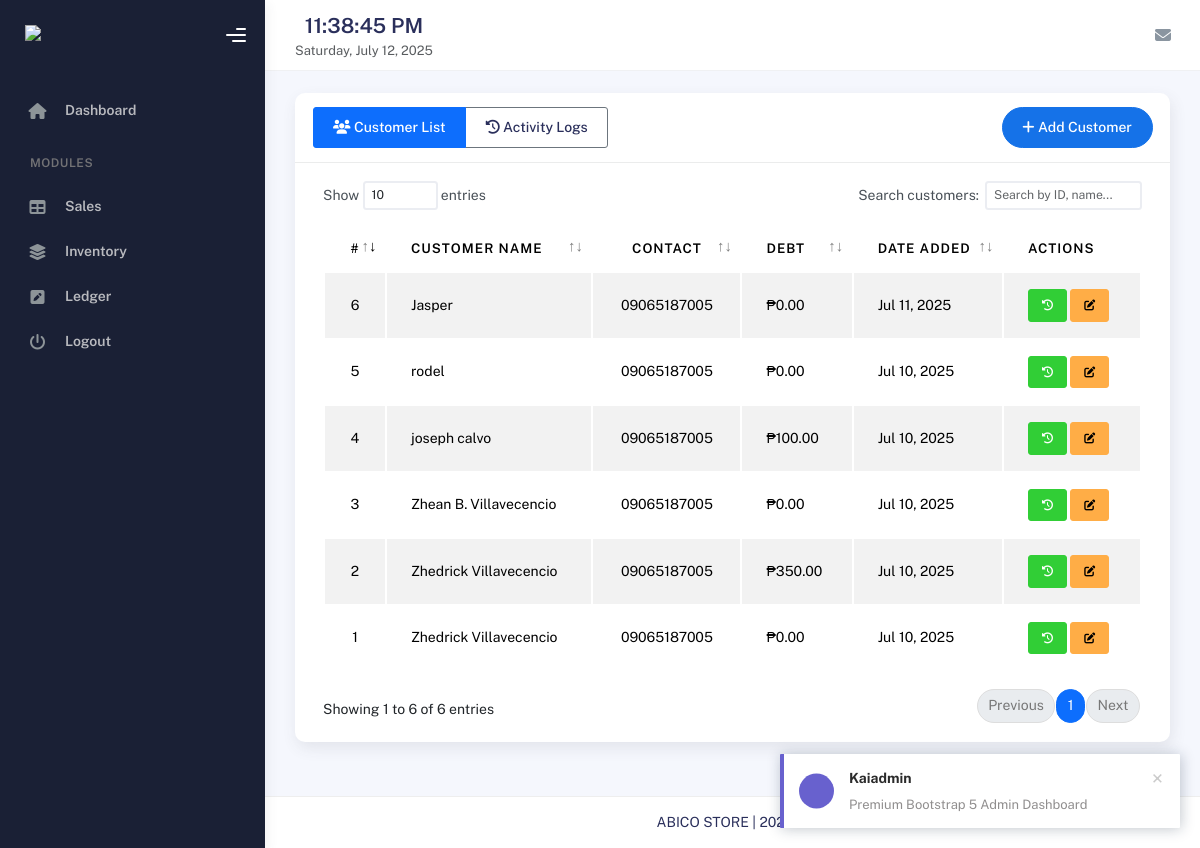
Before: /ledger/index.php (signed in) with the older database file.
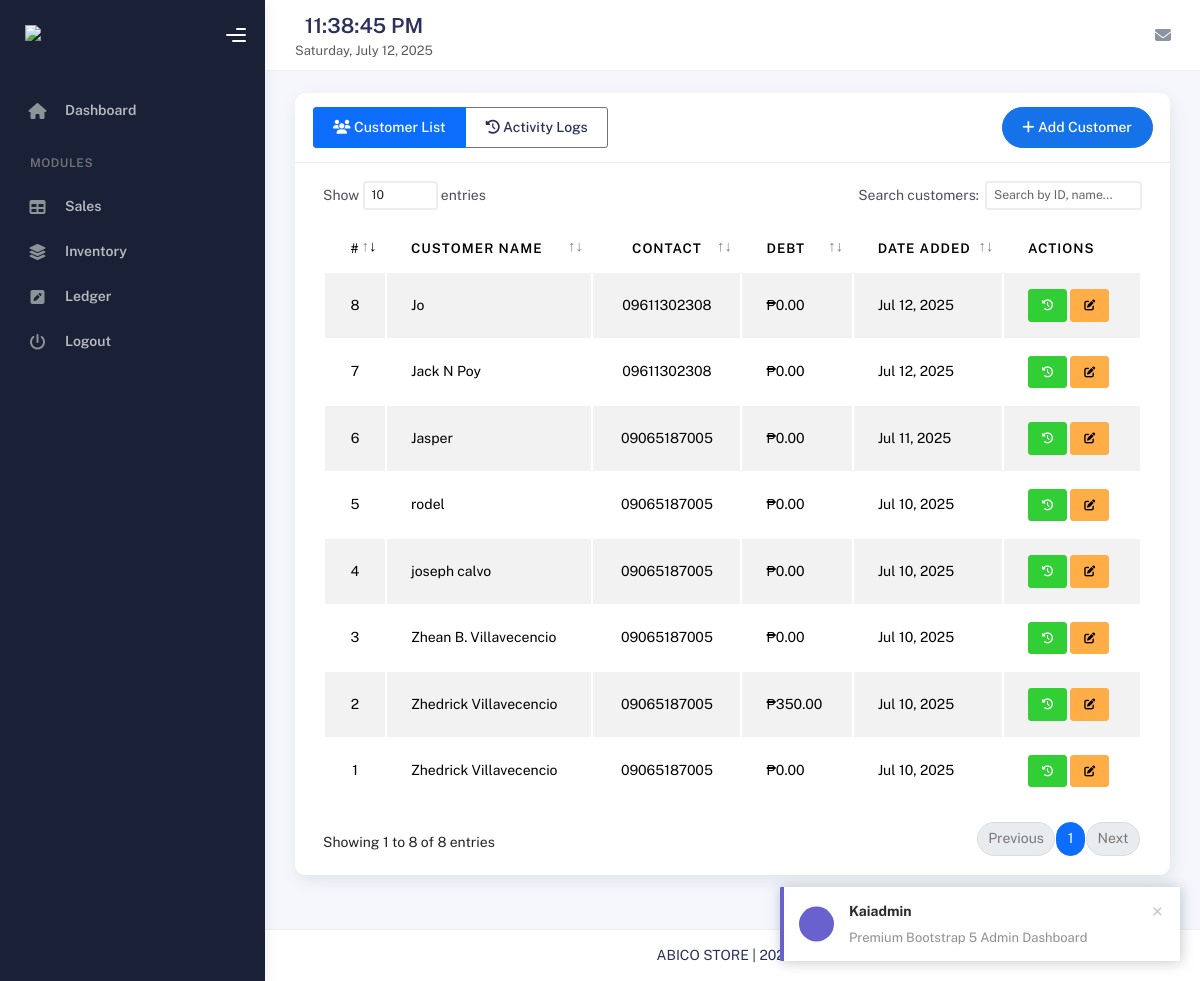
After: the same page with the newer database file.
### tables this page shows
CREATE TABLE `customers` (
  `id` int(11) NOT NULL,
  `customer_name` varchar(100) NOT NULL,
  `contact` varchar(100) DEFAULT NULL,
  `debt` varchar(20) DEFAULT NULL,
  `created_at` timestamp NOT NULL DEFAULT current_timestamp(),
  `updated_at` timestamp NOT NULL DEFAULT current_timestamp()
);

### includes/ledger/customer_list.php (called while the page is built, shortened)
<?php
class Customer {
    private $conn;
    private $table_name = "customers";
    public function __construct($db) {
        $this->conn = $db;
    }
    public function readAll($search = '') {
        $query = "SELECT * FROM " . $this->table_name;
        $query .= " ORDER BY created_at DESC";
        $stmt = $this->conn->prepare($query);
        $stmt->execute();
        return $stmt;
    }
}
?>

### ledger/index.php (the view, shortened to what this page needs)
<?php
require_once __DIR__ . '/../includes/ledger/customer_list.php';
$database = new dbconn();
$db = $database->getConnection();
$customer = new Customer($db);
$search = isset($_GET['search']) ? $_GET['search'] : '';
$stmt = $customer->readAll($search);
include __DIR__ . "/../templates/header.php";
include __DIR__ . "/../templates/sidebar.php";
include __DIR__ . "/../templates/nav.php";
?>
    <div class="container">
        <div class="page-inner">
            <div class="row">
                <div class="col-md-12">
                    <div class="card">
                        <div class="card-header">
                            <div class="d-flex align-items-center justify-content-between">
                                <div class="d-flex align-items-center">
                                    <h4 class="card-title mb-0">
                                        <div class="btn-group" role="group">
                                            <a href="index.php" class="btn btn-outline-primary active">
                                                <i class="fas fa-users"></i> Customer List
                                            </a>
                                            <a href="activity_log.php" class="btn btn-outline-secondary">
                                                <i class="fas fa-history"></i> Activity Logs
                                            </a>
                                        </div>
                                    </h4>
                                </div>
                                <div>
                                    <button type="button" class="btn btn-primary btn-round" data-bs-toggle="modal" data-bs-target="#addCustomerModal">
                                        <i class="fa fa-plus"></i> Add Customer
                                    </button>
                                </div>
                            </div>
                        </div>
                        <div class="card-body">
                            <div class="table-responsive">
                                <table id="customerTable" class="table table-striped table-hover">
                                    <thead>
                                        <tr>
                                            <th>#</th>
                                            <th>Customer Name</th>
                                            <th>Contact</th>
                                            <th class="text-right">Debt</th>
                                            <th>Date Added</th>
                                            <th>Actions</th>
                                        </tr>
                                    </thead>
                                    <tbody>
                                        <?php while ($row = $stmt->fetch(PDO::FETCH_ASSOC)): ?>
                                            <tr>
                                                <td><?php echo htmlspecialchars($row['id']); ?></td>
                                                <td><?php echo htmlspecialchars($row['customer_name']); ?></td>
                                                <td><?php echo htmlspecialchars($row['contact']); ?></td>
                                                <td class="text-right">₱<?php echo number_format($row['debt'], 2); ?></td>
                                                <td><?php echo date('M d, Y', strtotime($row['created_at'])); ?></td>
                                                <td>
                                                    <div class="action-buttons">
                                                        <a href="history.php?id=<?php echo $row['id']; ?>" class="btn btn-success btn-sm" title="View Payment History">
                                                            <i class="fa fa-history"></i>
                                                        </a>
                                                        <button class="btn btn-warning btn-sm edit-debt-btn"
                                                                data-id="<?php echo $row['id']; ?>"
                                                                data-name="<?php echo htmlspecialchars($row['customer_name']); ?>"
                                                                data-debt="<?php echo $row['debt']; ?>"
                                                                data-toggle="tooltip" title="Update Debt">
                                                            <i class="fa fa-edit"></i>
                                                        </button>
                                                    </div>
                                                </td>
                                            </tr>
                                        <?php endwhile; ?>
                                    </tbody>
                                </table>
                            </div>
                        </div>
                    </div>
                </div>
            </div>
        </div>
    </div>
<?php include __DIR__ . "/../templates/footer.php"; ?>
</div>
</body>
</html>

### templates/header.php (shortened to what this page needs)
<!DOCTYPE html>
<html lang="en">
  <head>
    <link rel="stylesheet" href="/abico/assets/css/bootstrap.min.css" />
    <link rel="stylesheet" href="/abico/assets/css/plugins.min.css" />
    <link rel="stylesheet" href="/abico/assets/css/kaiadmin.min.css" />
    <link rel="stylesheet" href="https://cdnjs.cloudflare.com/ajax/libs/font-awesome/6.5.0/css/all.min.css" />
  </head>

### templates/sidebar.php (shortened to what this page needs)
<?php
$base = "/ABICO";
?>
<body>
  <div class="wrapper">
    <div class="sidebar" data-background-color="dark">
      <div class="sidebar-logo">
        <div class="logo-header" data-background-color="dark">
          <a href="<?= $base; ?>/index.php" class="logo">
            <img
              src="<?= $base; ?>/assets/img/kaiadmin/logo_light.svg"
              alt="navbar brand"
              class="navbar-brand"
              height="20"
            />
          </a>
          <div class="nav-toggle">
            <button class="btn btn-toggle toggle-sidebar">
              <i class="gg-menu-right"></i>
            </button>
          </div>
        </div>
      </div>
      <div class="sidebar-wrapper scrollbar scrollbar-inner">
        <div class="sidebar-content">
          <ul class="nav nav-secondary">
            <li class="nav-item">
              <a href="<?= $base; ?>/index.php">
                <i class="fas fa-home"></i>
                <p>Dashboard</p>
              </a>
            </li>
            <li class="nav-section">
              <h4 class="text-section">Modules</h4>
            </li>
            <li class="nav-item">
              <a href="<?= $base; ?>/sales/index.php">
                <i class="fas fa-table"></i>
                <p>Sales</p>
              </a>
            </li>
            <li class="nav-item">
              <a href="<?= $base; ?>/inventory/index.php">
                <i class="fas fa-layer-group"></i>
                <p>Inventory</p>
              </a>
            </li>
            <li class="nav-item">
              <a href="<?= $base; ?>/ledger/index.php">
                <i class="fas fa-pen-square"></i>
                <p>Ledger</p>
              </a>
            </li>
            <li class="nav-item">
              <a href="javascript:void(0)" class="text-danger" id="logoutBtn">
                <i class="fa-solid fa-power-off"></i>
                <p>Logout</p>
              </a>
            </li>
          </ul>
        </div>
      </div>
    </div>

### templates/nav.php (shortened to what this page needs)
<div class="main-panel">
    <div class="main-header">
        <nav
        class="navbar navbar-header navbar-header-transparent navbar-expand-lg border-bottom"
        >
            <div class="container-fluid">
                <div class="current-time d-flex align-items-center">
                    <div class="text-center">
                        <div id="current-time" class="h4 mb-0 fw-bold"></div>
                        <div id="current-date" class="small text-muted"></div>
                    </div>
                </div>
                <ul class="navbar-nav topbar-nav ms-md-auto align-items-center">
                    <li class="nav-item topbar-icon dropdown hidden-caret">
                        <a
                        class="nav-link dropdown-toggle"
                        href="#"
                        id="messageDropdown"
                        role="button"
                        data-bs-toggle="dropdown"
                        aria-haspopup="true"
                        aria-expanded="false"
                        >
                            <i class="fa fa-envelope"></i>
                        </a>
                    </li>
                </ul>
            </div>
        </nav>
    </div>

### templates/footer.php
<footer class="footer">
    <div class="container-fluid d-flex justify-content-center">
      <div class="copyright text-center">
        ABICO STORE | <?php echo date('Y'); ?> &copy;
      </div>
    </div>
  </footer>

Changed rows visible on the page:
added customers: id "8", customer_name "Jo", contact "09611302308", debt "0.00", created_at "Jul 12, 2025"
added customers: id "7", customer_name "Jack N Poy", contact "09611302308", debt "0.00", created_at "Jul 12, 2025"
changed customers "joseph calvo": debt "100.00" → "0.00"
Other visible differences:
text written by a page script: "Show entries Search customers: Showing 1 to 6 of 6 entries Previous 1 Next" → "Show entries Search customers: Showing 1 to 8 of 8 entries Previous 1 Next"
